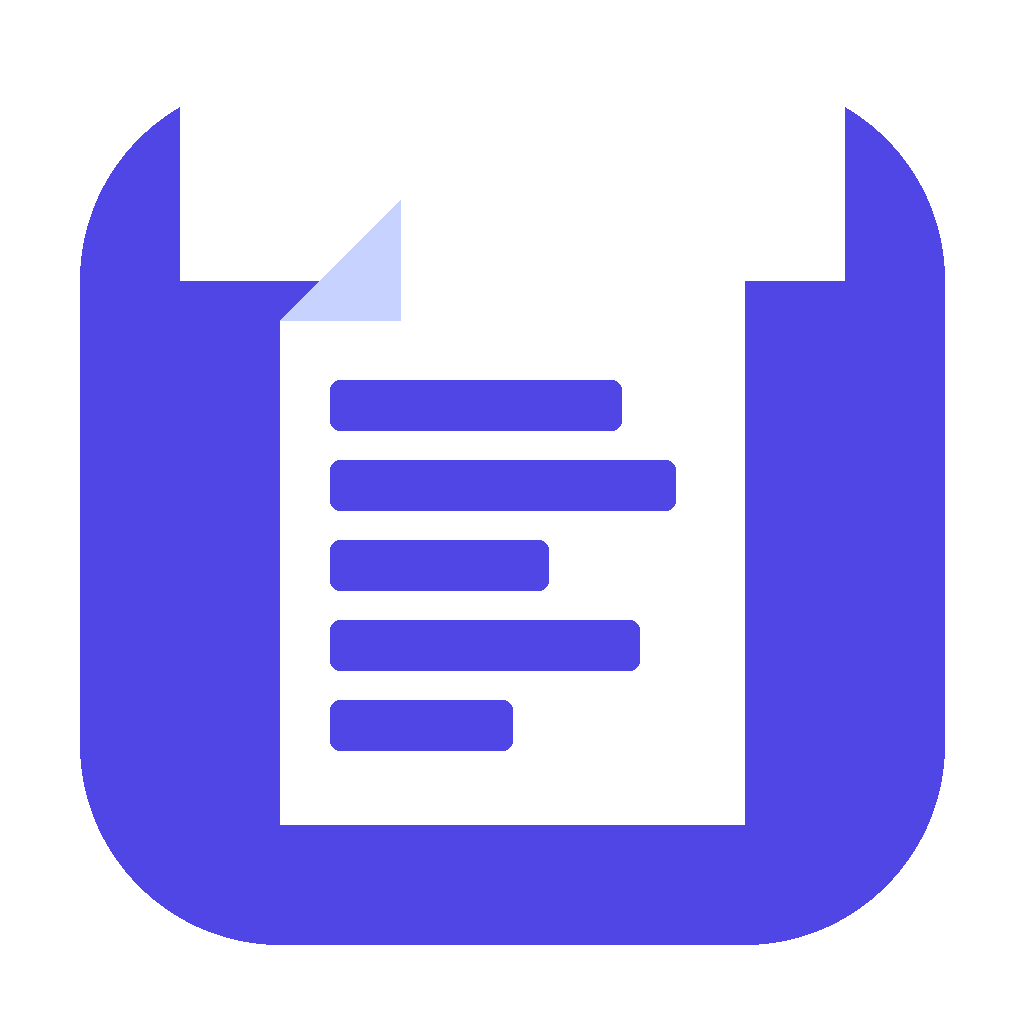

Source code (Python):
#!/usr/bin/env python3
"""
Generate app icon for MarkItDown.
Creates PNG and ICNS (Mac) / ICO (Windows) icons.
"""

import os
from pathlib import Path

# Try to import PIL for icon generation
try:
    from PIL import Image, ImageDraw, ImageFont
    HAS_PIL = True
except ImportError:
    HAS_PIL = False
    print("Note: Install Pillow for icon generation: pip install Pillow")


def create_icon():
    """Create the app icon programmatically."""
    if not HAS_PIL:
        print("Pillow not installed. Skipping icon generation.")
        return None
    
    # Create a 1024x1024 icon (will be scaled down)
    size = 1024
    img = Image.new('RGBA', (size, size), (0, 0, 0, 0))
    draw = ImageDraw.Draw(img)
    
    # Background - rounded rectangle with gradient effect
    # Primary color: Deep indigo #4f46e5
    padding = 80
    corner_radius = 200
    
    # Draw rounded rectangle background
    draw.rounded_rectangle(
        [(padding, padding), (size - padding, size - padding)],
        radius=corner_radius,
        fill='#4f46e5'
    )
    
    # Add a subtle gradient overlay (lighter at top)
    for i in range(100):
        alpha = int(30 * (1 - i / 100))
        y = padding + i * 2
        if y < size // 2:
            draw.rectangle(
                [(padding + corner_radius // 2, y), 
                 (size - padding - corner_radius // 2, y + 2)],
                fill=(255, 255, 255, alpha)
            )
    
    # Draw markdown icon (stylized "MD" or document icon)
    # Document shape
    doc_left = 280
    doc_top = 200
    doc_right = 744
    doc_bottom = 824
    fold_size = 120
    
    # Document with folded corner
    doc_points = [
        (doc_left, doc_top + fold_size),
        (doc_left + fold_size, doc_top),
        (doc_right, doc_top),
        (doc_right, doc_bottom),
        (doc_left, doc_bottom),
    ]
    draw.polygon(doc_points, fill='white')
    
    # Fold triangle
    fold_points = [
        (doc_left, doc_top + fold_size),
        (doc_left + fold_size, doc_top + fold_size),
        (doc_left + fold_size, doc_top),
    ]
    draw.polygon(fold_points, fill='#c7d2fe')
    
    # Draw "MD" text or markdown symbol
    # Using lines to represent text
    line_color = '#4f46e5'
    line_y_start = 380
    line_height = 50
    line_spacing = 30
    
    for i in range(5):
        y = line_y_start + i * (line_height + line_spacing)
        # Vary line lengths
        if i == 0:
            width_pct = 0.8
        elif i == 1:
            width_pct = 0.95
        elif i == 2:
            width_pct = 0.6
        elif i == 3:
            width_pct = 0.85
        else:
            width_pct = 0.5
            
        line_width = int((doc_right - doc_left - 100) * width_pct)
        draw.rounded_rectangle(
            [(doc_left + 50, y), (doc_left + 50 + line_width, y + line_height)],
            radius=10,
            fill=line_color
        )
    
    # Save the icon
    assets_dir = Path(__file__).parent
    
    # Save as PNG
    png_path = assets_dir / 'icon.png'
    img.save(png_path, 'PNG')
    print(f"Created: {png_path}")
    
    # Create different sizes for .icns
    sizes = [16, 32, 64, 128, 256, 512, 1024]
    icon_images = []
    for s in sizes:
        resized = img.resize((s, s), Image.Resampling.LANCZOS)
        icon_images.append(resized)
    
    # Save as .ico (Windows)
    ico_path = assets_dir / 'icon.ico'
    icon_images[0].save(
        ico_path, 
        format='ICO', 
        sizes=[(s, s) for s in [16, 32, 48, 64, 128, 256]]
    )
    print(f"Created: {ico_path}")
    
    return png_path


def create_icns_from_png(png_path):
    """Create macOS .icns file from PNG (requires iconutil on macOS)."""
    import subprocess
    import tempfile
    import shutil
    
    if not HAS_PIL:
        return None
        
    png_path = Path(png_path)
    assets_dir = png_path.parent
    
    # Create iconset directory
    with tempfile.TemporaryDirectory() as tmpdir:
        iconset_path = Path(tmpdir) / 'icon.iconset'
        iconset_path.mkdir()
        
        img = Image.open(png_path)
        
        # Generate all required sizes
        icon_sizes = [
            (16, '16x16'),
            (32, '16x16@2x'),
            (32, '32x32'),
            (64, '32x32@2x'),
            (128, '128x128'),
            (256, '128x128@2x'),
            (256, '256x256'),
            (512, '256x256@2x'),
            (512, '512x512'),
            (1024, '512x512@2x'),
        ]
        
        for size, name in icon_sizes:
            resized = img.resize((size, size), Image.Resampling.LANCZOS)
            resized.save(iconset_path / f'icon_{name}.png')
        
        # Use iconutil to create .icns
        icns_path = assets_dir / 'icon.icns'
        try:
            subprocess.run(
                ['iconutil', '-c', 'icns', str(iconset_path), '-o', str(icns_path)],
                check=True
            )
            print(f"Created: {icns_path}")
            return icns_path
        except (subprocess.CalledProcessError, FileNotFoundError):
            print("Note: iconutil not available (macOS only)")
            return None


if __name__ == '__main__':
    png = create_icon()
    if png:
        create_icns_from_png(png)

